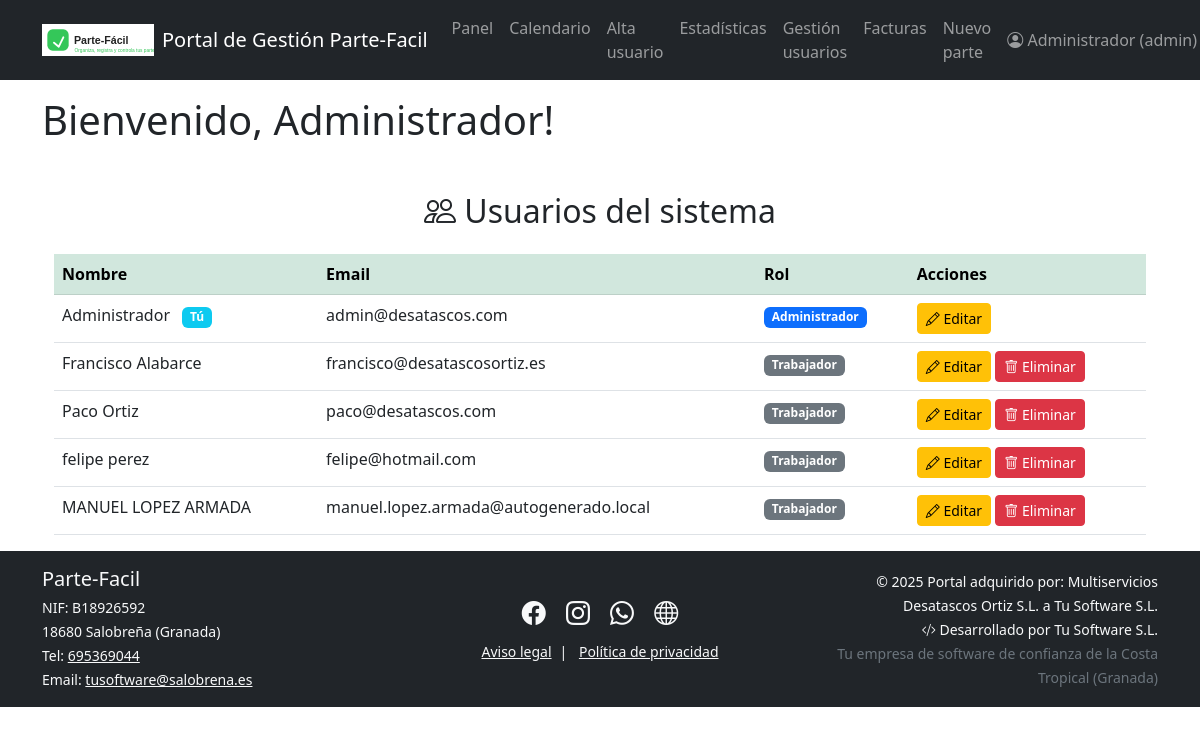
/admin/usuarios (signed in), run on the app's committed database.
### models.py (models this page shows)
class Usuario(UserMixin, db.Model):
    id = db.Column(db.Integer, primary_key=True)
    nombre = db.Column(db.String(50), nullable=False)
    email = db.Column(db.String(120), unique=True, nullable=False)
    contraseña = db.Column(db.String(200), nullable=False)
    rol = db.Column(db.String(20), nullable=False, default="trabajador")  # admin/trabajador
    trabajos = db.relationship('Trabajo', backref='trabajador', lazy=True)

### blueprints/usuarios.py (the view)
@usuarios_bp.route('/admin/usuarios')
@login_required
def listado_usuarios():
    if current_user.rol != "admin":
        flash("Solo los administradores pueden acceder aquí.")
        return redirect(url_for('dashboard.dashboard'))
    usuarios = Usuario.query.all()
    return render_template('listado_usuarios.html', usuarios=usuarios)

### app.py (called while the page is built)
@login_manager.user_loader
def load_user(user_id):
    from models import Usuario
    return Usuario.query.get(int(user_id))

@app.context_processor
def inject_now():
    from datetime import datetime
    return {'now': datetime.now()}

### templates/listado_usuarios.html (shortened to what this page needs)
{% extends "base.html" %}
{% block content %}
<div class="container mt-5">
  <h2 class="mb-4 text-center"><i class="bi bi-people"></i> Usuarios del sistema</h2>
  <table class="table table-hover">
    <thead class="table-success">
      <tr>
        <th>Nombre</th>
        <th>Email</th>
        <th>Rol</th>
        <th>Acciones</th>
      </tr>
    </thead>
    <tbody>
      {% for u in usuarios %}
      <tr>
        <td>
          {{ u.nombre }}
          {% if u.id == current_user.id %}
            <span class="badge bg-info ms-2">Tú</span>
          {% endif %}
        </td>
        <td>{{ u.email }}</td>
        <td>
          {% if u.rol == "admin" %}
            <span class="badge bg-primary">Administrador</span>
          {% else %}
            <span class="badge bg-secondary">Trabajador</span>
          {% endif %}
        </td>
        <td>
          <a href="{{ url_for('usuarios.editar_usuario',  user_id=u.id) }}" class="btn btn-sm btn-warning">
            <i class="bi bi-pencil"></i> Editar
          </a>
          {% if u.id != current_user.id %}
          <form action="{{ url_for('usuarios.borrar_usuario', user_id=u.id) }}" method="post" style="display:inline-block;" onsubmit="return confirm('¿Seguro que quieres eliminar este usuario?');">
            <button class="btn btn-danger btn-sm" type="submit">
              <i class="bi bi-trash"></i> Eliminar
            </button>
          </form>
          {% endif %}
        </td>
      </tr>
      {% endfor %}
    </tbody>
  </table>
</div>
{% endblock %}

### templates/base.html (shortened to what this page needs)
<!DOCTYPE html>
<html lang="es">
<head>
    <link href="https://cdn.jsdelivr.net/npm/bootstrap@5.3.0/dist/css/bootstrap.min.css" rel="stylesheet">
    <link rel="stylesheet" href="https://cdn.jsdelivr.net/npm/bootstrap-icons@1.11.1/font/bootstrap-icons.css">
</head>
<body>
    {% include 'navbar.html' %}
    {% if current_user.is_authenticated %}
        <div class="container mt-3">
            <h1>Bienvenido, {{ current_user.nombre }}!</h1>
        </div>
    {% else %}
        <div class="container mt-3">
            <h1>Bienvenido a Parte-Fácil</h1>
            <p>Por favor, inicia sesión para acceder a tu panel de trabajo.</p>
        </div>
    {% endif %}
    <div class="container">
        {% block content %}{% endblock %}
    </div>
    {% include 'footer.html' %}
</body>
</html>

### templates/navbar.html (shortened to what this page needs)
<nav class="navbar navbar-expand-lg navbar-dark bg-dark">
  <div class="container">
    <a class="navbar-brand d-flex align-items-center gap-2" href="{{ url_for('main.empresa') }}">
      <img src="{{ url_for('static', filename='images/logo.svg') }}" alt="Logo" height="32" style="vertical-align: middle;">
      <span>Portal de Gestión Parte-Facil</span>
    </a>
    <div class="collapse navbar-collapse" id="navbarNav">
      {% if current_user.is_authenticated %}
        <ul class="navbar-nav me-auto mb-2 mb-lg-0">
          <li class="nav-item">
            <a class="nav-link" href="{{url_for('dashboard.dashboard') }}">Panel</a>
          </li>
          <li class="nav-item">
            <a class="nav-link" href="{{ url_for('dashboard.calendar') }}">Calendario</a>
          </li>
          {% if current_user.rol == 'admin' %}
            <li class="nav-item">
              <a class="nav-link" href="{{ url_for('usuarios.alta_trabajador') }}">Alta usuario</a>
            </li>
            <li class="nav-item">
              <a class="nav-link" href="{{ url_for('dashboard.admin_dashboard') }}">Estadísticas</a>
            <li class="nav-item">
              <a class="nav-link" href="{{ url_for('usuarios.listado_usuarios') }}">Gestión usuarios</a>
            </li>
            <li>
              <a class="nav-link" href="{{ url_for('facturas.listado_facturas') }}">Facturas</a>
            </li>
          {% endif %}
          <li class="nav-item">
            <a class="nav-link" href="{{ url_for('trabajos.add_work') }}">Nuevo parte</a>
          </li>
        </ul>
        <ul class="navbar-nav ms-auto mb-2 mb-lg-0">
          <li class="nav-item dropdown">
            <a class="nav-link dropdown-toggle" href="#" id="navbarUserDropdown" role="button" data-bs-toggle="dropdown" aria-expanded="false">
              <i class="bi bi-person-circle"></i> {{ current_user.nombre }} ({{ current_user.rol }})
            </a>
          </li>
        </ul>
      {% else %}
        <ul class="navbar-nav ms-auto">
          <li class="nav-item">
            <a class="nav-link" href="{{ url_for('auth.login') }}">Acceso empleados</a>
          </li>
        </ul>
      {% endif %}
    </div>
  </div>
</nav>

### data on the page
Usuario: nombre "Administrador", rol "admin", shows "Tú", email "admin@desatascos.com"
Usuario: nombre "Francisco Alabarce", email "francisco@desatascosortiz.es", rol "Trabajador"
Usuario: nombre "Paco Ortiz", email "paco@desatascos.com", rol "Trabajador"
Usuario: nombre "felipe perez", email "felipe@hotmail.com", rol "Trabajador"
Usuario: nombre "MANUEL LOPEZ ARMADA", email "manuel.lopez.armada@autogenerado.local", rol "Trabajador"
